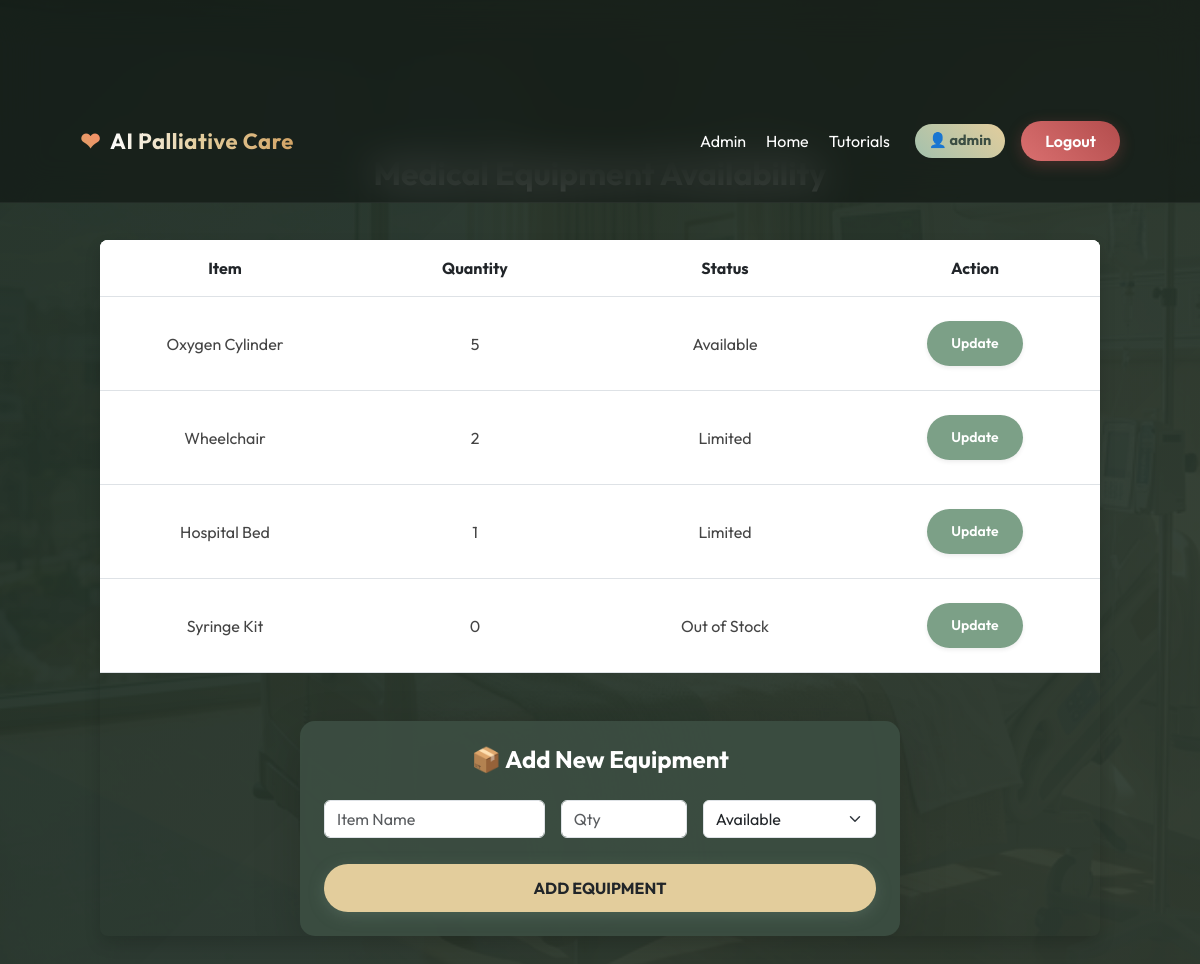
Before: /medical_items (signed in) with the older database file.
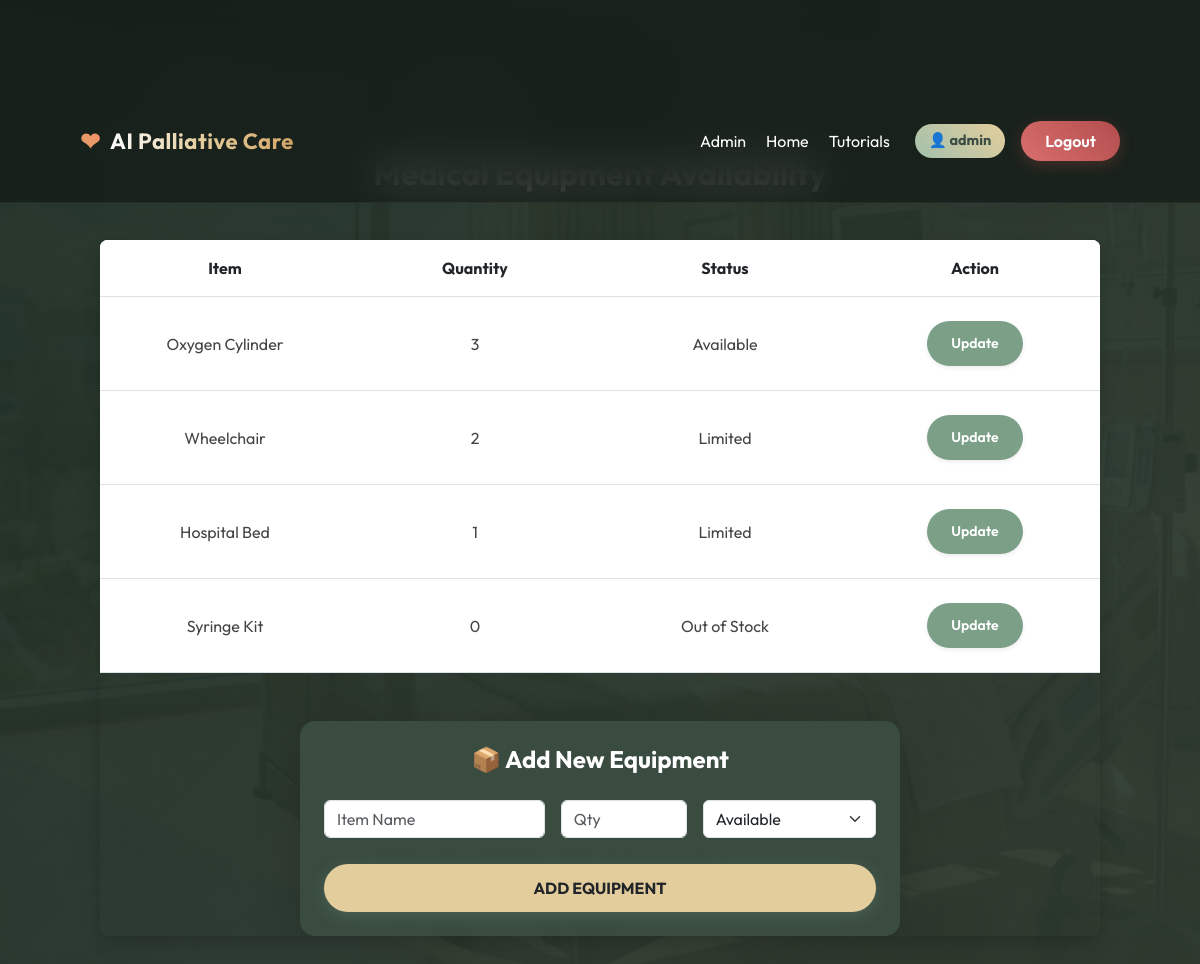
After: the same page with the newer database file.
### tables this page shows
CREATE TABLE medical_items(
        id INTEGER PRIMARY KEY AUTOINCREMENT,
        item_name TEXT,
        quantity INTEGER,
        status TEXT
    );

### app.py (the view)
@app.route("/medical_items")
def medical_items():
    if "user" not in session:
        return redirect("/login")
    conn = get_db()
    items = conn.execute("SELECT * FROM medical_items").fetchall()
    conn.close()
    return render_template("medical_items.html", items=items)

### app.py (called while the page is built)
@app.after_request
def add_header(response):
    response.cache_control.no_store = True
    response.cache_control.no_cache = True
    response.cache_control.must_revalidate = True
    response.cache_control.max_age = 0
    return response

def get_db():
    conn = sqlite3.connect(DB)
    conn.row_factory = sqlite3.Row
    return conn

### templates/medical_items.html (shortened to what this page needs)
{% extends "base.html" %}
{% block content %}
<div class="container py-4">
    <h2 class="text-center fw-bold text-white mb-5" style="text-shadow: 0 2px 4px rgba(0,0,0,0.5);">Medical Equipment Availability</h2>
    <div class="table-responsive mx-auto shadow" style="max-width: 1000px; border-radius: 8px; overflow: hidden;">
        <table class="table table-hover text-center align-middle m-0" style="background: white;">
            <thead class="bg-light text-dark shadow-sm">
                <tr>
                    <th scope="col" class="py-3" style="width: 25%; font-weight: bold;">Item</th>
                    <th scope="col" class="py-3" style="width: 25%; font-weight: bold;">Quantity</th>
                    <th scope="col" class="py-3" style="width: 25%; font-weight: bold;">Status</th>
                    {% if session.role == 'admin' %}
                    <th scope="col" class="py-3" style="width: 25%; font-weight: bold;">Action</th>
                    {% endif %}
                </tr>
            </thead>
            <tbody>
                {% for item in items %}
                <tr>
                    <td class="py-4" style="color: #444;">{{ item.item_name }}</td>
                    <td class="py-4" style="color: #444;">{{ item.quantity }}</td>
                    <td class="py-4" style="color: #444;">{{ item.status }}</td>
                    {% if session.role == 'admin' %}
                    <td class="py-4">
                        <a href="/update_item/{{ item.id }}" class="btn text-white rounded-pill px-4 shadow-sm" style="background: #7ca087; font-weight: 600; font-size: 14px;">
                            Update
                        </a>
                    </td>
                    {% endif %}
                </tr>
                {% else %}
                <tr>
                    <td colspan="4" class="py-4">No medical items found.</td>
                </tr>
                {% endfor %}
            </tbody>
        </table>
    {% if session.role == 'admin' %}
    <div class="mt-5 mx-auto p-4 shadow-lg text-white" style="max-width: 600px; background: rgba(59, 77, 66, 0.95); border-radius: 15px;">
        <h4 class="fw-bold mb-3 text-center">📦 Add New Equipment</h4>
        <form action="/add_item" method="POST">
            <div class="row g-3">
                <div class="col-md-5">
                    <input type="text" name="item_name" class="form-control" placeholder="Item Name" required>
                </div>
                <div class="col-md-3">
                    <input type="number" name="quantity" class="form-control" placeholder="Qty" required>
                </div>
                <div class="col-md-4">
                    <select name="status" class="form-select" required>
                        <option value="Available">Available</option>
                    </select>
                </div>
                <div class="col-12 mt-3">
                    <button type="submit" class="btn text-dark fw-bold w-100" style="background: #e3cd9c; border-radius: 25px;">
                        ADD EQUIPMENT
                    </button>
                </div>
            </div>
        </form>
    </div>
    {% endif %}
</div>
{% endblock %}

### templates/base.html (shortened to what this page needs)
<!DOCTYPE html>
<html lang="en">
<head>
    <link href="https://cdn.jsdelivr.net/npm/bootstrap@5.3.0/dist/css/bootstrap.min.css" rel="stylesheet">
    <link rel="stylesheet" href="{{ url_for('static', filename='css/style.css') }}">
</head>
<body class="bg-dark text-light">
<nav class="navbar navbar-expand-lg premium-navbar fixed-top">
    <div class="container">
        <a class="navbar-brand brand-logo" href="/">
            <span class="heart">❤</span>
            <span class="brand-text">AI Palliative Care</span>
        </a>
        <div class="collapse navbar-collapse justify-content-end" id="navMenu">
            {% if session.get("user") %}
                {% if session["role"] == "caregiver" %}
                    <a href="/caregiver_dashboard" class="nav-link">Dashboard</a>
                {% elif session["role"] == "admin" %}
                    <a href="/admin_dashboard" class="nav-link">Admin</a>
                {% elif session["role"] == "nurse" %}
                    <a href="/nurse_dashboard" class="nav-link">Nurse</a>
                {% endif %}
                <a href="/" class="nav-link">Home</a>
                <a href="/tutorials" class="nav-link">Tutorials</a>
                <span class="user-badge">
                    👤 {{ session["user"] }}
                </span>
                <a href="/logout" class="btn btn-logout ms-3">Logout</a>
            {% else %}
                <a href="/login" class="btn btn-login me-2">Login</a>
                <a href="/signup" class="btn btn-signup">Signup</a>
            {% endif %}
        </div>
    </div>
</nav>
<div id="main-content" class="container py-5 page-transition" style="padding-top: 130px !important;">
    {% block content %}{% endblock %}
</div>
</body>
</html>

### static/css/style.css (style rules this page uses)
body { font-family: 'Outfit', sans-serif; margin: 0; background: linear-gradient(135deg, rgba(30, 45, 35, 0.96), rgba(46, 59, 49, 0.94)), url('../images/real_ward.png') center/cover fixed; color: #fdfdfd; min-height: 100vh; overflow-x: hidden; }
.container { padding: 20px; padding-top: 100px; text-align: center; }
.premium-navbar { display: flex; justify-content: space-between; align-items: center; padding: 18px 5%; background: rgba(18, 25, 20, 0.7); backdrop-filter: blur(20px); -webkit-backdrop-filter: blur(20px); border-bottom: 1px solid rgba(255, 255, 255, 0.05); transition: 0.4s all ease; z-index: 1030; }
.brand-logo { display: flex; align-items: center; gap: 10px; font-weight: 700; font-size: 22px; text-decoration: none; }
.brand-text { background: linear-gradient(90deg, #fdfdfd, #e3cd9c, #d3a466); -webkit-background-clip: text; background-clip: text; -webkit-text-fill-color: transparent; letter-spacing: 0.5px; }
.heart { font-size: 24px; background: linear-gradient(45deg, #d3a466, #ff8c69); -webkit-background-clip: text; background-clip: text; color: transparent; animation: heartbeat 1.4s infinite; }
.nav-link { color: #fff !important; margin: 0 10px; position: relative; text-decoration: none; }
.nav-link::after { content: ""; width: 0%; height: 2px; background: #d3a466; position: absolute; bottom: -4px; left: 0; transition: 0.3s; }
.user-badge { background: linear-gradient(45deg, #a3c1ad, #e3cd9c); padding: 6px 14px; border-radius: 30px; font-size: 0.9rem; margin-left: 15px; color: #3b4d42; font-weight: bold; }
.btn { background: linear-gradient(135deg, #8ba894, #668270); padding: 12px 25px; border: none; color: white; border-radius: 30px; text-decoration: none; cursor: pointer; font-weight: 600; transition: all 0.3s ease; box-shadow: 0 4px 15px rgba(102, 130, 112, 0.4); }
.btn-logout { background: linear-gradient(45deg, #d96f6f, #b34d4d); border: none; border-radius: 30px; padding: 8px 24px; color: white; font-weight: 600; cursor: pointer; transition: all 0.3s ease; box-shadow: 0 4px 15px rgba(179, 77, 77, 0.3); }
input, select { width: 100%; padding: 10px; margin: 10px 0; box-sizing: border-box; }
@media (min-width: 992px) { .premium-navbar { padding: 18px 60px; } }
.page-transition { animation: pageFadeInUp 0.6s cubic-bezier(0.2, 1, 0.3, 1) forwards; }

Changed rows visible on the page:
changed medical_items "Oxygen Cylinder": quantity "5" → "3"
